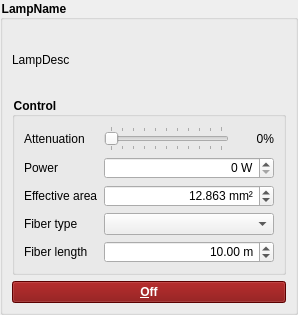
<?xml version="1.0" encoding="UTF-8"?>
<ui version="4.0">
 <class>Form</class>
 <widget class="QWidget" name="Form">
  <property name="geometry">
   <rect>
    <x>0</x>
    <y>0</y>
    <width>298</width>
    <height>315</height>
   </rect>
  </property>
  <property name="sizePolicy">
   <sizepolicy hsizetype="Preferred" vsizetype="Preferred">
    <horstretch>0</horstretch>
    <verstretch>0</verstretch>
   </sizepolicy>
  </property>
  <property name="windowTitle">
   <string>Form</string>
  </property>
  <layout class="QGridLayout" name="gridLayout">
   <property name="leftMargin">
    <number>0</number>
   </property>
   <property name="topMargin">
    <number>0</number>
   </property>
   <property name="rightMargin">
    <number>0</number>
   </property>
   <property name="bottomMargin">
    <number>0</number>
   </property>
   <item row="0" column="0">
    <widget class="QGroupBox" name="lampGroupBox">
     <property name="styleSheet">
      <string notr="true">QGroupBox { font-weight: bold; } </string>
     </property>
     <property name="title">
      <string>LampName</string>
     </property>
     <layout class="QGridLayout" name="gridLayout_2">
      <item row="7" column="0" colspan="3">
       <widget class="QPushButton" name="lampOnOffButton">
        <property name="sizePolicy">
         <sizepolicy hsizetype="Preferred" vsizetype="Fixed">
          <horstretch>0</horstretch>
          <verstretch>0</verstretch>
         </sizepolicy>
        </property>
        <property name="styleSheet">
         <string notr="true">font-weight: bold;
background-color: #7f0000;
color: white;
</string>
        </property>
        <property name="text">
         <string>&amp;Off</string>
        </property>
        <property name="checkable">
         <bool>true</bool>
        </property>
       </widget>
      </item>
      <item row="0" column="0" colspan="3">
       <widget class="QLabel" name="lampDescLabel">
        <property name="text">
         <string>LampDesc</string>
        </property>
        <property name="wordWrap">
         <bool>true</bool>
        </property>
       </widget>
      </item>
      <item row="1" column="0" colspan="3">
       <widget class="QGroupBox" name="lampControlBox">
        <property name="title">
         <string>Control</string>
        </property>
        <layout class="QGridLayout" name="gridLayout_3">
         <item row="0" column="2">
          <widget class="QLabel" name="attenLabel">
           <property name="sizePolicy">
            <sizepolicy hsizetype="Fixed" vsizetype="Preferred">
             <horstretch>0</horstretch>
             <verstretch>0</verstretch>
            </sizepolicy>
           </property>
           <property name="minimumSize">
            <size>
             <width>39</width>
             <height>0</height>
            </size>
           </property>
           <property name="text">
            <string>0%</string>
           </property>
           <property name="alignment">
            <set>Qt::AlignRight|Qt::AlignTrailing|Qt::AlignVCenter</set>
           </property>
          </widget>
         </item>
         <item row="0" column="0">
          <widget class="QLabel" name="attenPfx">
           <property name="sizePolicy">
            <sizepolicy hsizetype="Fixed" vsizetype="Preferred">
             <horstretch>0</horstretch>
             <verstretch>0</verstretch>
            </sizepolicy>
           </property>
           <property name="text">
            <string>Attenuation</string>
           </property>
          </widget>
         </item>
         <item row="3" column="0">
          <widget class="QLabel" name="fiberTypeLabel">
           <property name="text">
            <string>Fiber type</string>
           </property>
          </widget>
         </item>
         <item row="1" column="0">
          <widget class="QLabel" name="powerLabel">
           <property name="sizePolicy">
            <sizepolicy hsizetype="Fixed" vsizetype="Preferred">
             <horstretch>0</horstretch>
             <verstretch>0</verstretch>
            </sizepolicy>
           </property>
           <property name="text">
            <string>Power</string>
           </property>
           <property name="alignment">
            <set>Qt::AlignRight|Qt::AlignTrailing|Qt::AlignVCenter</set>
           </property>
          </widget>
         </item>
         <item row="0" column="1">
          <widget class="QSlider" name="attenSlider">
           <property name="maximum">
            <number>100</number>
           </property>
           <property name="orientation">
            <enum>Qt::Horizontal</enum>
           </property>
           <property name="tickPosition">
            <enum>QSlider::TicksBothSides</enum>
           </property>
           <property name="tickInterval">
            <number>10</number>
           </property>
          </widget>
         </item>
         <item row="2" column="0">
          <widget class="QLabel" name="effAreaLabel">
           <property name="text">
            <string>Effective area</string>
           </property>
          </widget>
         </item>
         <item row="4" column="0">
          <widget class="QLabel" name="fiberLengthLabel">
           <property name="text">
            <string>Fiber length</string>
           </property>
          </widget>
         </item>
         <item row="1" column="1" colspan="2">
          <widget class="QDoubleSpinBox" name="lampPowerSpin">
           <property name="sizePolicy">
            <sizepolicy hsizetype="Expanding" vsizetype="Fixed">
             <horstretch>0</horstretch>
             <verstretch>0</verstretch>
            </sizepolicy>
           </property>
           <property name="alignment">
            <set>Qt::AlignRight|Qt::AlignTrailing|Qt::AlignVCenter</set>
           </property>
           <property name="suffix">
            <string> W</string>
           </property>
           <property name="decimals">
            <number>0</number>
           </property>
           <property name="maximum">
            <double>5000.000000000000000</double>
           </property>
          </widget>
         </item>
         <item row="2" column="1" colspan="2">
          <widget class="QDoubleSpinBox" name="effAreaSpin">
           <property name="alignment">
            <set>Qt::AlignRight|Qt::AlignTrailing|Qt::AlignVCenter</set>
           </property>
           <property name="suffix">
            <string> mm²</string>
           </property>
           <property name="decimals">
            <number>3</number>
           </property>
           <property name="minimum">
            <double>0.001000000000000</double>
           </property>
           <property name="maximum">
            <double>1000000.000000000000000</double>
           </property>
           <property name="value">
            <double>12.863000000000000</double>
           </property>
          </widget>
         </item>
         <item row="3" column="1" colspan="2">
          <widget class="QComboBox" name="fiberTypeCombo"/>
         </item>
         <item row="4" column="1" colspan="2">
          <widget class="QDoubleSpinBox" name="fiberLengthSpin">
           <property name="alignment">
            <set>Qt::AlignRight|Qt::AlignTrailing|Qt::AlignVCenter</set>
           </property>
           <property name="suffix">
            <string> m</string>
           </property>
           <property name="maximum">
            <double>100.000000000000000</double>
           </property>
           <property name="value">
            <double>10.000000000000000</double>
           </property>
          </widget>
         </item>
        </layout>
       </widget>
      </item>
     </layout>
    </widget>
   </item>
  </layout>
 </widget>
 <resources/>
 <connections/>
</ui>
